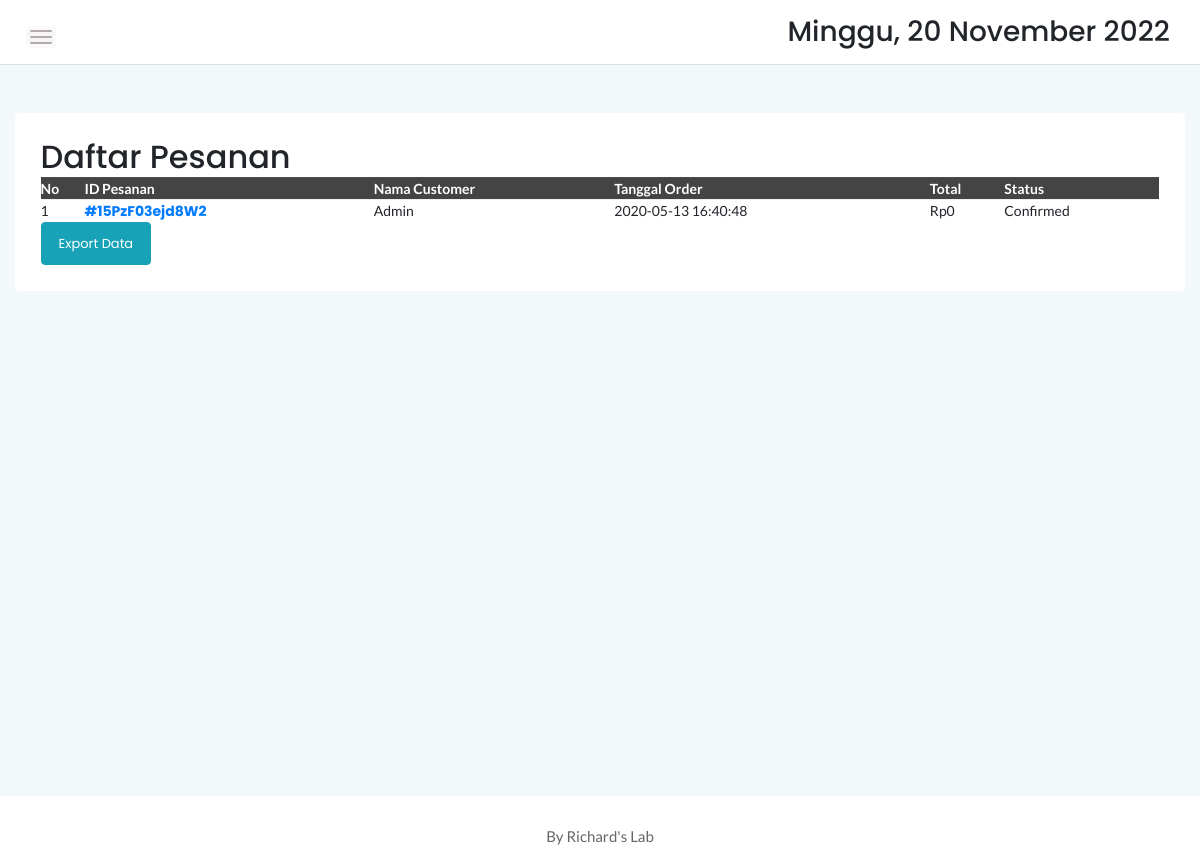
The app's page /admin/manageorder.php with its own data.
### tables this page shows
CREATE TABLE `cart` (
  `idcart` int(11) NOT NULL AUTO_INCREMENT,
  `orderid` varchar(100) NOT NULL,
  `userid` int(11) NOT NULL,
  `tglorder` timestamp NOT NULL DEFAULT current_timestamp(),
  `status` varchar(10) NOT NULL DEFAULT 'Cart',
  PRIMARY KEY (`idcart`),
  UNIQUE KEY `orderid` (`orderid`),
  KEY `orderid_2` (`orderid`)
);

### admin/manageorder.php (the view, shortened to what this page needs)
<?php
	include '../dbconnect.php';
	?>
<!doctype html>
<html class="no-js" lang="en">
<head>
    <link rel="stylesheet" href="assets/css/bootstrap.min.css">
    <link rel="stylesheet" href="assets/css/font-awesome.min.css">
    <link rel="stylesheet" href="assets/css/themify-icons.css">
    <link rel="stylesheet" href="assets/css/metisMenu.css">
    <link rel="stylesheet" href="assets/css/owl.carousel.min.css">
    <link rel="stylesheet" href="assets/css/slicknav.min.css">
    <link rel="stylesheet" href="https://www.amcharts.com/lib/3/plugins/export/export.css" type="text/css" media="all" />
	<link rel="stylesheet" type="text/css" href="https://cdn.datatables.net/1.10.20/css/jquery.dataTables.min.css">
    <link rel="stylesheet" type="text/css" href="https://cdn.datatables.net/1.10.20/css/jquery.dataTables.css">
    <link rel="stylesheet" type="text/css" href="https://cdn.datatables.net/1.10.20/css/dataTables.bootstrap4.min.css">
    <link rel="stylesheet" type="text/css" href="https://cdn.datatables.net/responsive/2.2.3/css/responsive.bootstrap.min.css">
    <link rel="stylesheet" type="text/css" href="https://cdn.datatables.net/responsive/2.2.3/css/responsive.jqueryui.min.css">
	<link rel="stylesheet" type="text/css" href="https://cdn.datatables.net/buttons/1.5.2/css/buttons.dataTables.min.css">
    <link rel="stylesheet" href="assets/css/typography.css">
    <link rel="stylesheet" href="assets/css/default-css.css">
    <link rel="stylesheet" href="assets/css/styles.css">
    <link rel="stylesheet" href="assets/css/responsive.css">
</head>
<body>
    <div class="page-container">
        <div class="main-content">
            <div class="header-area">
                <div class="row align-items-center">
                    <div class="col-md-6 col-sm-8 clearfix">
                        <div class="nav-btn pull-left">
                            <span></span>
                            <span></span>
                            <span></span>
                        </div>
                    </div>
                    <div class="col-md-6 col-sm-4 clearfix">
                        <ul class="notification-area pull-right">
                            <li><h3><div class="date">
						</b></div></h3>
						</li>
                        </ul>
                    </div>
                </div>
            </div>
            <div class="main-content-inner">
                <div class="row mt-5 mb-5">
                    <div class="col-12">
                        <div class="card">
                            <div class="card-body">
                                <div class="d-sm-flex justify-content-between align-items-center">
									<h2>Daftar Pesanan</h2>
								</div>
                                    <div class="data-tables datatable-dark">
										 <table id="dataTable3" class="display" style="width:100%"><thead class="thead-dark">
											<tr>
												<th>No</th>
												<th>ID Pesanan</th>
												<th>Nama Customer</th>
												<th>Tanggal Order</th>
												<th>Total</th>
												<th>Status</th>
											</tr></thead><tbody>
											<?php
											$brgs=mysqli_query($conn,"SELECT * from cart c, login l where c.userid=l.userid and status!='Cart' and status!='Selesai' order by idcart ASC");
											$no=1;
											while($p=mysqli_fetch_array($brgs)){
											$orderids = $p['orderid'];
												?>
												<tr>
													<td><?php echo $no++ ?></td>
													<td><strong><a href="order.php?orderid=<?php echo $p['orderid'] ?>">#<?php echo $p['orderid'] ?></a></strong></td>
													<td><?php echo $p['namalengkap'] ?></td>
													<td><?php echo $p['tglorder'] ?></td>
													<td>Rp<?php
												$result1 = mysqli_query($conn,"SELECT SUM(d.qty*p.hargaafter) AS count FROM detailorder d, produk p where orderid='$orderids' and p.idproduk=d.idproduk order by d.idproduk ASC");
												$cekrow = mysqli_num_rows($result1);
												$row1 = mysqli_fetch_assoc($result1);
												$count = $row1['count'];
												if($cekrow > 0){
													echo number_format($count);
													} else {
														echo 'No data';
													}?></td>
													<td><?php
													$orders = $p['orderid'];
													$cekkonfirmasipembayaran = mysqli_query($conn,"select * from konfirmasi where orderid='$orders'");
													$cekroww = mysqli_num_rows($cekkonfirmasipembayaran);
													if($cekroww > 0){
														echo 'Confirmed';
													} else {
														if($p['status']!='Pengiriman'){
															echo "Menunggu Konfirmasi";
														} else {
															echo "Pengiriman";
														};
													}
													?></td>
												</tr>
												<?php
											}
											?>
										</tbody>
										</table>
                                    </div>
									<a href="datapesanan.php" target="_blank" class="btn btn-info">Export Data</a>
                                </div>
                            </div>
                        </div>
                    </div>
                </div>
            </div>
        </div>
        <footer>
            <div class="footer-area">
                <p>By Richard's Lab</p>
            </div>
        </footer>
</body>
</html>

### admin/assets/css/typography.css (style rules this page uses)
body { font-size: 14px; font-family: 'Lato', sans-serif; }
h1, h2, h3, h4, h5, h6 { margin: 0; font-family: 'Poppins', sans-serif; }
p { font-family: 'Lato', sans-serif; font-size: 15px; line-height: 26px; color: #444; margin-bottom: 0; }
a, a:visited { text-decoration: none; transition: all 0.3s ease-in-out; -webkit-transition: all 0.3s ease-in-out; -moz-transition: all 0.3s ease-in-out; -o-transition: all 0.3s ease-in-out; outline: 0; font-family: 'Poppins', sans-serif; }
ul, ol { margin-bottom: 0px; margin-top: 0px; padding: 0; }
ul { margin: 0; list-style-type: none; }

### admin/assets/css/default-css.css (style rules this page uses)
* { margin: 0; padding: 0; box-sizing: border-box; }
*, *:before, *:after { -moz-box-sizing: border-box; -webkit-box-sizing: border-box; box-sizing: border-box; }
html { -webkit-font-smoothing: antialiased; }
body { background: #fff; font-weight: normal; -webkit-font-smoothing: antialiased; -webkit-text-size-adjust: 100%; }
:root { --primary-color: #4336FB; }

### admin/assets/css/styles.css (style rules this page uses)
.page-container { width: 100%; height: 100%; min-height: 100vh; padding-left: 280px; -webkit-transition: padding-left 0.3s ease 0s; transition: padding-left 0.3s ease 0s; }
.card { border: none; border-radius: 4px; background-color: #fff; -webkit-transition: all 0.3s ease 0s; transition: all 0.3s ease 0s; }
.card-body { padding: 25.6px; padding: 1.6rem; }
.main-content { width: 100%; background: #F3F8FB; }
.main-content-inner { padding: 0 30px 50px; }
.header-area { padding: 15px 30px; background: #fff; border-bottom: 1px solid #d8e3e7; }
.nav-btn { margin-right: 30px; margin-top: 10px; cursor: pointer; }
.nav-btn span { display: block; width: 22px; height: 2px; background: #b3aaaa; margin: 4px 0; border-radius: 15px; -webkit-transition: all 0.3s ease 0s; transition: all 0.3s ease 0s; box-shadow: 0 0 0 4px rgba(99, 96, 96, 0.03); }
.notification-area { -webkit-user-select: none; -moz-user-select: none; -ms-user-select: none; user-select: none; position: relative; z-index: 1; }
.notification-area li { display: inline-block; margin-left: 20px; cursor: pointer; -webkit-user-select: none; -moz-user-select: none; -ms-user-select: none; user-select: none; }
.footer-area { text-align: center; padding: 23px 0 19px; background: #fff; }
.footer-area p { color: #676666; margin-bottom: 0; }
.btn { padding: 11px 17px; font-size: 13px; letter-spacing: 0; }
table tr th { border-bottom: none; }
table tr th, table tr td { border-top: 1px solid rgba(120, 130, 140, 0.13) !important; }
.datatable-dark thead { background: #444; color: #fff; }

### admin/assets/css/responsive.css (style rules this page uses)
@media (min-width: 1200px) and (max-width: 1364px) { .main-content-inner { padding: 0 15px 50px; } }
@media (min-width: 1200px) and (max-width: 1364px) { .page-container, .sbar_collapsed.page-container { padding-left: 0; } }

### records on screen
cart: orderid "15PzF03ejd8W2", userid.namalengkap "Admin", tglorder "2020-05-13 16:40:48", count "0"
